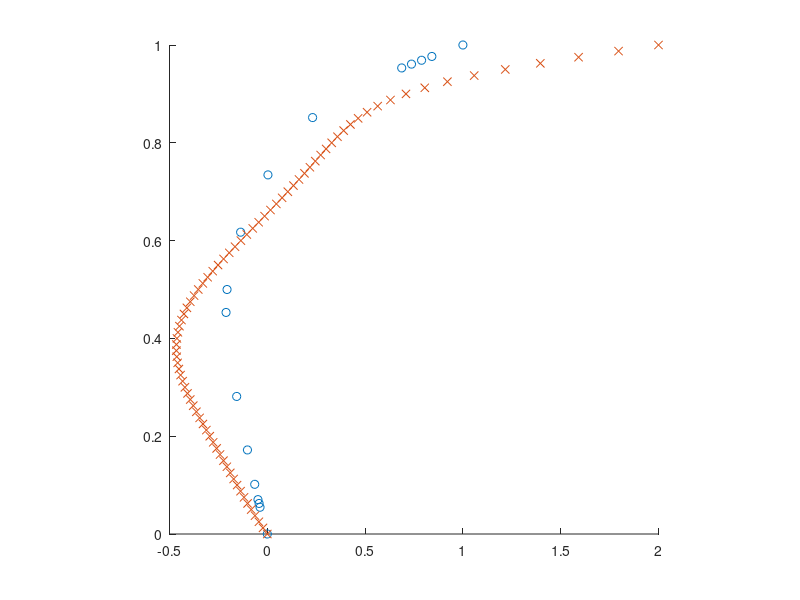
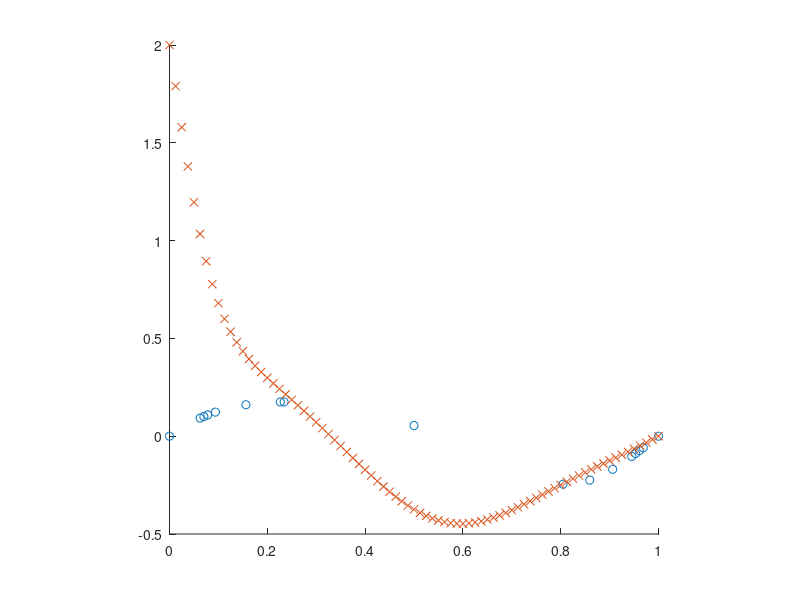
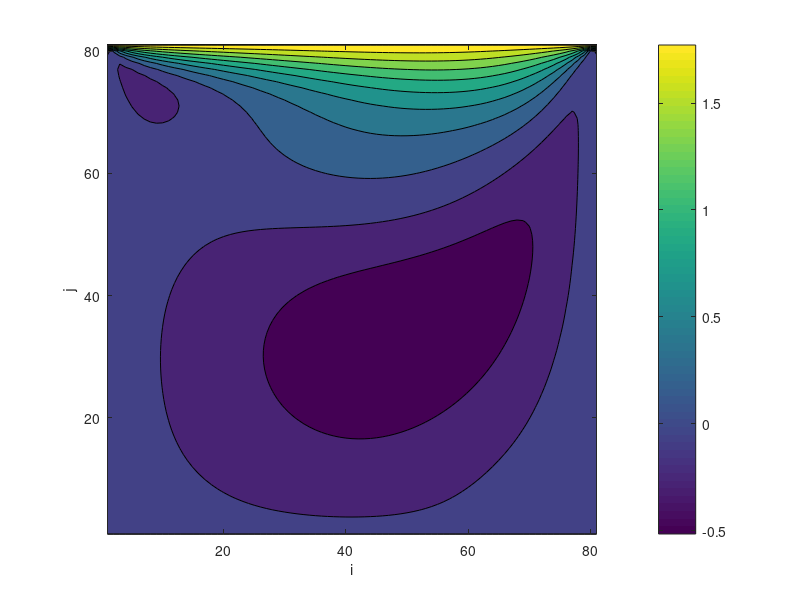
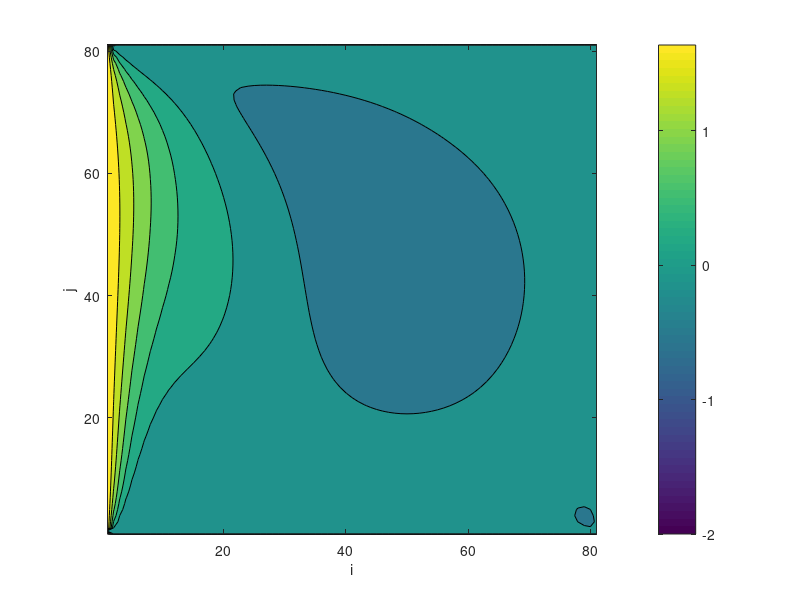

Here is the MATLAB script that generated these plots, in order:
%% Display position
x_shift=-3800;
y_shift=0;
 
%% Benchmark
x_b=[0 0.0625 0.0703 0.0781 0.0938 0.1563 0.2266 0.2344 0.5000 0.8047 0.8594 0.9063 0.9453 0.9531 0.9609 0.9688 1.0];
y_b=[0 0.0547 0.0625 0.0703 0.1016 0.1719 0.2813 0.4531 0.5000 0.6172 0.7344 0.8516 0.9531 0.9609 0.9688 0.9766 1.0];
Re_100_v=[0 0.09233 0.10091 0.10890 0.12317 0.16077 0.17507 0.17527 0.05454 -0.24533 -0.22445 -0.16914 -0.10313 -0.08864 -0.07391 -0.05906 0];
Re_100_u=[0 -0.03717 -0.04192 -0.04775 -0.06434 -0.10150 -0.15662 -0.21090 -0.20581 -0.13641 0.00332 0.23151 0.68717 0.73722 0.78871 0.84123 1];
%grid point
for i=1:81
    pt(i)=(i-1)/80;
end
%% Load data
load u.dat
load v.dat
load p.dat
% load pred_p.dat

%% Post-process
u=u.';
v=v.';
p=p.';
% pred_p=pred_p.';
velocity=(u.^2+v.^2).^0.5;

%% Plot
% Benchmark-u
figure(1)
hold on
plot(Re_100_u, y_b, 'o')
plot(u(:, 41), pt, 'x')
axis square
hold off
set(gcf,'position',[x_shift+0 y_shift+500 500 500])

% Benchmark-v
figure(2)
hold on
plot(x_b, Re_100_v, 'o')
plot(pt, v(41, :), 'x')
axis square
hold off
set(gcf,'position',[x_shift+0 y_shift+0 500 500])

% u
figure(3)
contourf(u);
xlabel('i')
ylabel('j')
colorbar
axis square
set(gcf,'position',[x_shift+800 y_shift+500 500 500])

% v
figure(4)
contourf(v);
xlabel('i')
ylabel('j')
colorbar
axis square
set(gcf,'position',[x_shift+1300 y_shift+500 500 500])

% velocity
figure(5)
imagesc(velocity);
xlabel('i')
ylabel('j')
colorbar
axis square
set(gca,'YDir','normal') 
set(gcf,'position',[x_shift+1050 y_shift+500 500 500])

% p
figure(6)
imagesc(p);
xlabel('i')
ylabel('j')
colorbar
axis square
set(gca,'YDir','normal') 
set(gcf,'position',[x_shift+800 y_shift+0 500 500])

% p_pred
% figure(7)
% imagesc(pred_p);
% xlabel('i')
% ylabel('j')
% colorbar
% axis square
% set(gca,'YDir','normal') 
% set(gcf,'position',[x_shift+1300 y_shift+0 500 500])

